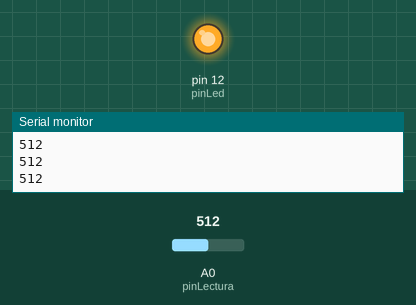
Bench run of a sketch on a simulated Arduino Uno, built with avr-gcc and run on an emulated ATmega328P. Shown: output pins drawn as LEDs (lit = HIGH), the last lines printed to the serial monitor. The inputs (shaded band) are chosen by the test bench; at power-on: A0 (pinLectura) = 512.

Above: at 1.2 s.
1.3 s: A0 (pinLectura) set to 785
2.8 s: A0 (pinLectura) set to 806
At 3.5 s:
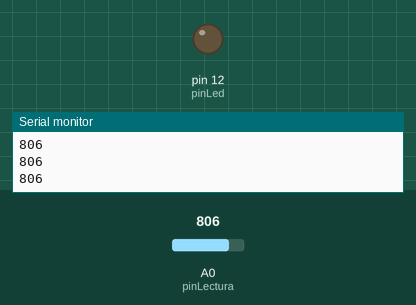
4.3 s: A0 (pinLectura) set to 790
At 5.5 s:
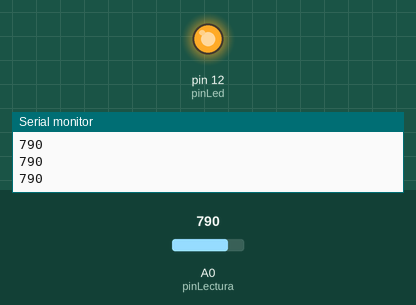
5.8 s: A0 (pinLectura) set to 810
At 6.7 s:
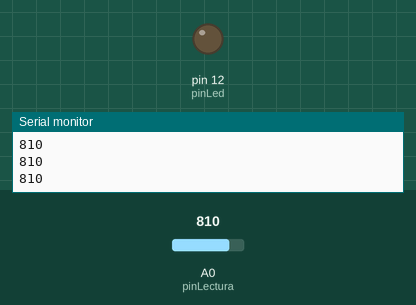
Timing chart, 0 to 8.3 s (numbered marks = the images above; inputs shaded):
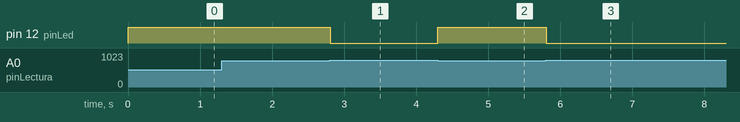

Measured:
- the behaviour switches between 799 and 800 on A0 (pinLectura) (found by bisection; images 0 and 1)
- after the input at 2.8 s, pin 12 (pinLed): HIGH → LOW at once
- after the input at 4.3 s, pin 12 (pinLed): LOW → HIGH at once
- after the input at 5.8 s, pin 12 (pinLed): HIGH → LOW at once

The sketch:

Manual_KBRU_P6_2.ino
```cpp
//Declaración de constantes
const int pinLectura = 0; //La lectura analógica la reslizaremos en el pin A0
const int pinLed = 12;

void setup()
{
 //Inicializa la comunicación serial a 9600 bits por segundo
 Serial.begin(9600);
 pinMode(pinLed, OUTPUT);
}

void loop()
{
 //Almacena la información de la entrada analógica en la variable “valorSensor”
 int valorSensor = analogRead(pinLectura);//la función devuelve un número que se encuentra entre 0 y 1023 donde 0 corresponde a 0V y 1023 a 5v
 Serial.println(valorSensor);
 if(valorSensor<800){//Modifica el valor con el que se compara la variable "valorSensor" según tus condiciones de iluminación
  digitalWrite(pinLed, 1);
 }
 else{//si la condición de la estructura "if(){}" no se cumple, se ejecuta el código dela estructura "else{}"
  digitalWrite(pinLed,0);
 }
 delay(10);
}
```
